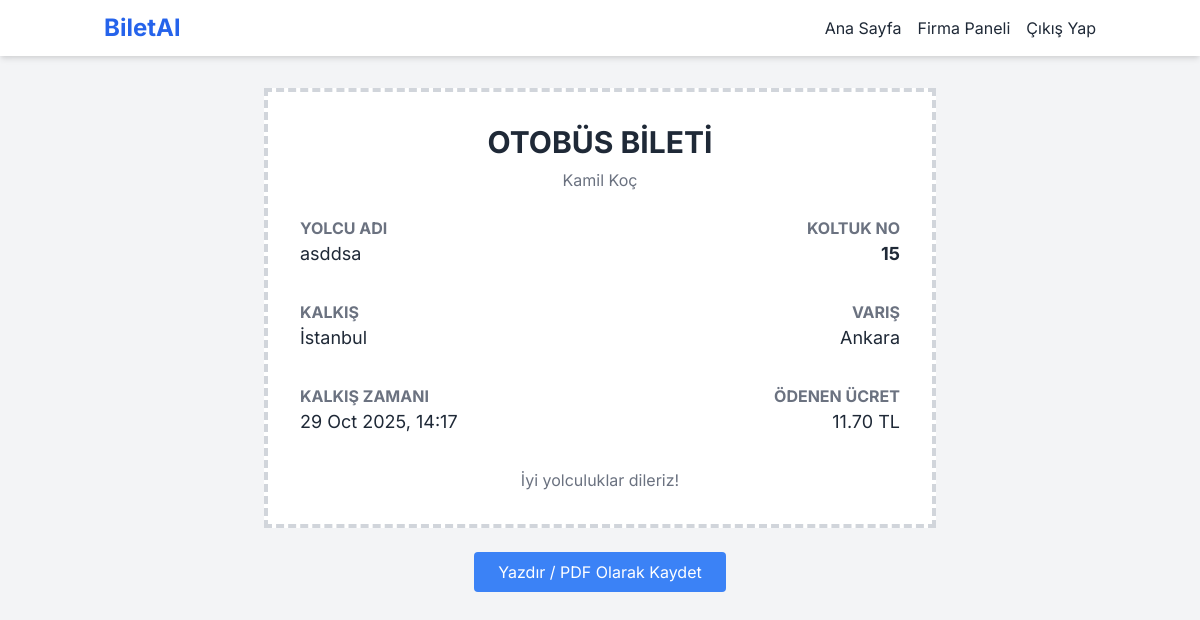
Page /view_ticket.php?booking_id=22 (signed in) on the committed database.
### tables this page shows
CREATE TABLE bookings (
                id INTEGER PRIMARY KEY AUTOINCREMENT, user_id INTEGER NOT NULL, trip_id INTEGER NOT NULL,
                seat_number INTEGER NOT NULL, price_paid REAL NOT NULL, booking_time TEXT DEFAULT CURRENT_TIMESTAMP,
                FOREIGN KEY (user_id) REFERENCES users(id), FOREIGN KEY (trip_id) REFERENCES trips(id)
            );

CREATE TABLE companies (id INTEGER PRIMARY KEY AUTOINCREMENT, name TEXT NOT NULL UNIQUE, created_at TEXT DEFAULT CURRENT_TIMESTAMP);

CREATE TABLE users (
                id INTEGER PRIMARY KEY AUTOINCREMENT, fullname TEXT NOT NULL, email TEXT NOT NULL UNIQUE,
                password TEXT NOT NULL, role TEXT NOT NULL DEFAULT 'User', company_id INTEGER,
                balance REAL NOT NULL DEFAULT 0.0, FOREIGN KEY (company_id) REFERENCES companies(id)
            );

CREATE TABLE trips (
                id INTEGER PRIMARY KEY AUTOINCREMENT, company_id INTEGER NOT NULL, departure_location TEXT NOT NULL,
                arrival_location TEXT NOT NULL, departure_time TEXT NOT NULL, price REAL NOT NULL,
                seat_count INTEGER NOT NULL, FOREIGN KEY (company_id) REFERENCES companies(id)
            );

### view_ticket.php (the view, shortened to what this page needs)
<?php
require_once 'config.php';
$booking_id = (int)($_GET['booking_id'] ?? 1);
$sql = "SELECT b.*, u.fullname, t.departure_location, t.arrival_location, t.departure_time, c.name as company_name
        FROM bookings b
        JOIN users u ON b.user_id = u.id
        JOIN trips t ON b.trip_id = t.id
        JOIN companies c ON t.company_id = c.id
        WHERE b.id = ?";
$params = [$booking_id];
$query = $pdo->prepare($sql);
$query->execute($params);
$ticket = $query->fetch();
include 'header.php';?>
<div id="printable-ticket" class="max-w-2xl mx-auto bg-white p-8 border-4 border-dashed border-gray-300">
     <h1 class="text-3xl font-bold text-center mb-2">OTOBÜS BİLETİ</h1>
     <p class="text-center text-gray-500 mb-6"><?php echo $ticket['company_name']; ?></p>
     <div class="grid grid-cols-2 gap-8">
        <div>
           <h3 class="font-bold text-gray-500">YOLCU ADI</h3>
           <p class="text-lg"><?php echo $ticket['fullname']; ?></p>
        </div>
        <div class="text-right">
           <h3 class="font-bold text-gray-500">KOLTUK NO</h3>
           <p class="text-lg font-bold"><?php echo $ticket['seat_number']; ?></p>
        </div>
         <div>
           <h3 class="font-bold text-gray-500">KALKIŞ</h3>
           <p class="text-lg"><?php echo $ticket['departure_location']; ?></p>
        </div>
         <div class="text-right">
           <h3 class="font-bold text-gray-500">VARIŞ</h3>
           <p class="text-lg"><?php echo $ticket['arrival_location']; ?></p>
        </div>
         <div>
           <h3 class="font-bold text-gray-500">KALKIŞ ZAMANI</h3>
           <p class="text-lg"><?php echo date('d M Y, H:i', strtotime($ticket['departure_time'])); ?></p>
        </div>
         <div class="text-right">
           <h3 class="font-bold text-gray-500">ÖDENEN ÜCRET</h3>
           <p class="text-lg"><?php echo number_format($ticket['price_paid'], 2); ?> TL</p>
        </div>
     </div>
     <p class="text-center mt-8 text-gray-500">İyi yolculuklar dileriz!</p>
</div>
 <div class="text-center mt-6 no-print">
    <button onclick="window.print()" class="bg-blue-500 text-white px-6 py-2 rounded hover:bg-blue-600">Yazdır / PDF Olarak Kaydet</button>
</div>
<?php
include 'footer.php';
?>

### style.css (style rules this page uses)
body { font-family: 'Inter', sans-serif; }

### rows in the picture
bookings: companies.name "Kamil Koç", user.fullname "asddsa", seat_number "15", trip.departure_location "İstanbul", trip.arrival_location "Ankara", trip.departure_time "29 Oct 2025, 14:17", price_paid "11.70"
